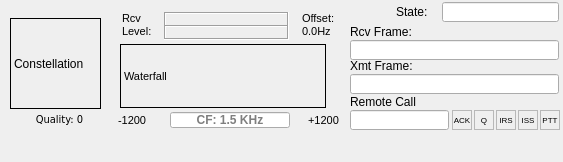
<?xml version="1.0" encoding="UTF-8"?>
<ui version="4.0">
 <class>ARDOP_GUI</class>
 <widget class="QMainWindow" name="ARDOP_GUI">
  <property name="geometry">
   <rect>
    <x>0</x>
    <y>0</y>
    <width>563</width>
    <height>162</height>
   </rect>
  </property>
  <property name="windowTitle">
   <string>ARDOP_GUI</string>
  </property>
  <widget class="QWidget" name="centralWidget">
   <widget class="QLabel" name="Constellation">
    <property name="geometry">
     <rect>
      <x>10</x>
      <y>18</y>
      <width>91</width>
      <height>91</height>
     </rect>
    </property>
    <property name="minimumSize">
     <size>
      <width>91</width>
      <height>91</height>
     </size>
    </property>
    <property name="maximumSize">
     <size>
      <width>91</width>
      <height>91</height>
     </size>
    </property>
    <property name="frameShape">
     <enum>QFrame::Box</enum>
    </property>
    <property name="text">
     <string>Constellation</string>
    </property>
   </widget>
   <widget class="QLabel" name="Waterfall">
    <property name="geometry">
     <rect>
      <x>120</x>
      <y>44</y>
      <width>206</width>
      <height>64</height>
     </rect>
    </property>
    <property name="minimumSize">
     <size>
      <width>206</width>
      <height>64</height>
     </size>
    </property>
    <property name="maximumSize">
     <size>
      <width>206</width>
      <height>64</height>
     </size>
    </property>
    <property name="font">
     <font>
      <pointsize>8</pointsize>
     </font>
    </property>
    <property name="frameShape">
     <enum>QFrame::Box</enum>
    </property>
    <property name="frameShadow">
     <enum>QFrame::Plain</enum>
    </property>
    <property name="text">
     <string>Waterfall</string>
    </property>
   </widget>
   <widget class="QLabel" name="label_3">
    <property name="geometry">
     <rect>
      <x>350</x>
      <y>24</y>
      <width>71</width>
      <height>16</height>
     </rect>
    </property>
    <property name="text">
     <string>Rcv Frame:</string>
    </property>
   </widget>
   <widget class="QLabel" name="label_2">
    <property name="geometry">
     <rect>
      <x>118</x>
      <y>112</y>
      <width>41</width>
      <height>16</height>
     </rect>
    </property>
    <property name="font">
     <font>
      <pointsize>8</pointsize>
     </font>
    </property>
    <property name="text">
     <string>-1200</string>
    </property>
   </widget>
   <widget class="QLineEdit" name="Frequency">
    <property name="geometry">
     <rect>
      <x>170</x>
      <y>112</y>
      <width>120</width>
      <height>16</height>
     </rect>
    </property>
    <property name="font">
     <font>
      <weight>75</weight>
      <bold>true</bold>
     </font>
    </property>
    <property name="alignment">
     <set>Qt::AlignCenter</set>
    </property>
    <property name="readOnly">
     <bool>true</bool>
    </property>
    <property name="placeholderText">
     <string>CF: 1.5 KHz</string>
    </property>
   </widget>
   <widget class="QLineEdit" name="State">
    <property name="geometry">
     <rect>
      <x>442</x>
      <y>2</y>
      <width>117</width>
      <height>20</height>
     </rect>
    </property>
    <property name="font">
     <font>
      <family>DejaVu Sans</family>
      <weight>75</weight>
      <bold>true</bold>
     </font>
    </property>
    <property name="autoFillBackground">
     <bool>false</bool>
    </property>
    <property name="frame">
     <bool>true</bool>
    </property>
    <property name="alignment">
     <set>Qt::AlignCenter</set>
    </property>
    <property name="readOnly">
     <bool>true</bool>
    </property>
    <property name="placeholderText">
     <string/>
    </property>
   </widget>
   <widget class="QLineEdit" name="RXFrame">
    <property name="geometry">
     <rect>
      <x>350</x>
      <y>40</y>
      <width>209</width>
      <height>20</height>
     </rect>
    </property>
    <property name="autoFillBackground">
     <bool>false</bool>
    </property>
    <property name="alignment">
     <set>Qt::AlignCenter</set>
    </property>
    <property name="readOnly">
     <bool>true</bool>
    </property>
   </widget>
   <widget class="QLineEdit" name="TXFrame">
    <property name="geometry">
     <rect>
      <x>350</x>
      <y>74</y>
      <width>209</width>
      <height>20</height>
     </rect>
    </property>
    <property name="alignment">
     <set>Qt::AlignCenter</set>
    </property>
    <property name="readOnly">
     <bool>true</bool>
    </property>
   </widget>
   <widget class="QLabel" name="label_4">
    <property name="geometry">
     <rect>
      <x>350</x>
      <y>58</y>
      <width>81</width>
      <height>16</height>
     </rect>
    </property>
    <property name="text">
     <string>Xmt Frame:</string>
    </property>
   </widget>
   <widget class="QLabel" name="label_5">
    <property name="geometry">
     <rect>
      <x>396</x>
      <y>4</y>
      <width>37</width>
      <height>16</height>
     </rect>
    </property>
    <property name="text">
     <string>State:</string>
    </property>
   </widget>
   <widget class="QLabel" name="Quality">
    <property name="geometry">
     <rect>
      <x>3</x>
      <y>110</y>
      <width>113</width>
      <height>17</height>
     </rect>
    </property>
    <property name="font">
     <font>
      <family>DejaVu Sans Condensed</family>
      <pointsize>8</pointsize>
      <weight>50</weight>
      <italic>false</italic>
      <bold>false</bold>
     </font>
    </property>
    <property name="text">
     <string>Quality: 0</string>
    </property>
    <property name="alignment">
     <set>Qt::AlignCenter</set>
    </property>
   </widget>
   <widget class="QLabel" name="label_6">
    <property name="geometry">
     <rect>
      <x>308</x>
      <y>112</y>
      <width>51</width>
      <height>16</height>
     </rect>
    </property>
    <property name="font">
     <font>
      <pointsize>8</pointsize>
     </font>
    </property>
    <property name="text">
     <string>+1200</string>
    </property>
   </widget>
   <widget class="QLabel" name="label_7">
    <property name="geometry">
     <rect>
      <x>122</x>
      <y>6</y>
      <width>33</width>
      <height>37</height>
     </rect>
    </property>
    <property name="font">
     <font>
      <pointsize>8</pointsize>
     </font>
    </property>
    <property name="text">
     <string>Rcv Level:</string>
    </property>
    <property name="textFormat">
     <enum>Qt::PlainText</enum>
    </property>
    <property name="wordWrap">
     <bool>true</bool>
    </property>
   </widget>
   <widget class="QLabel" name="RXLevel">
    <property name="geometry">
     <rect>
      <x>164</x>
      <y>12</y>
      <width>125</width>
      <height>15</height>
     </rect>
    </property>
    <property name="frameShape">
     <enum>QFrame::Box</enum>
    </property>
    <property name="frameShadow">
     <enum>QFrame::Sunken</enum>
    </property>
    <property name="text">
     <string/>
    </property>
   </widget>
   <widget class="QLabel" name="RXLevelRef">
    <property name="geometry">
     <rect>
      <x>164</x>
      <y>25</y>
      <width>125</width>
      <height>15</height>
     </rect>
    </property>
    <property name="frameShape">
     <enum>QFrame::Box</enum>
    </property>
    <property name="frameShadow">
     <enum>QFrame::Sunken</enum>
    </property>
    <property name="text">
     <string/>
    </property>
   </widget>
   <widget class="QLabel" name="PTT">
    <property name="geometry">
     <rect>
      <x>540</x>
      <y>110</y>
      <width>20</width>
      <height>20</height>
     </rect>
    </property>
    <property name="font">
     <font>
      <pointsize>6</pointsize>
      <weight>50</weight>
      <bold>false</bold>
     </font>
    </property>
    <property name="frameShape">
     <enum>QFrame::StyledPanel</enum>
    </property>
    <property name="text">
     <string>PTT</string>
    </property>
    <property name="alignment">
     <set>Qt::AlignCenter</set>
    </property>
   </widget>
   <widget class="QLabel" name="IRS">
    <property name="geometry">
     <rect>
      <x>496</x>
      <y>110</y>
      <width>20</width>
      <height>20</height>
     </rect>
    </property>
    <property name="font">
     <font>
      <pointsize>6</pointsize>
     </font>
    </property>
    <property name="frameShape">
     <enum>QFrame::StyledPanel</enum>
    </property>
    <property name="text">
     <string>IRS</string>
    </property>
    <property name="alignment">
     <set>Qt::AlignCenter</set>
    </property>
   </widget>
   <widget class="QLabel" name="ISS">
    <property name="geometry">
     <rect>
      <x>518</x>
      <y>110</y>
      <width>20</width>
      <height>20</height>
     </rect>
    </property>
    <property name="font">
     <font>
      <pointsize>6</pointsize>
     </font>
    </property>
    <property name="frameShape">
     <enum>QFrame::StyledPanel</enum>
    </property>
    <property name="text">
     <string>ISS</string>
    </property>
    <property name="alignment">
     <set>Qt::AlignCenter</set>
    </property>
   </widget>
   <widget class="QLabel" name="TRAFFIC">
    <property name="geometry">
     <rect>
      <x>474</x>
      <y>110</y>
      <width>20</width>
      <height>20</height>
     </rect>
    </property>
    <property name="font">
     <font>
      <pointsize>6</pointsize>
     </font>
    </property>
    <property name="frameShape">
     <enum>QFrame::StyledPanel</enum>
    </property>
    <property name="text">
     <string>Q</string>
    </property>
    <property name="alignment">
     <set>Qt::AlignCenter</set>
    </property>
   </widget>
   <widget class="QLabel" name="ACK">
    <property name="geometry">
     <rect>
      <x>452</x>
      <y>110</y>
      <width>20</width>
      <height>20</height>
     </rect>
    </property>
    <property name="font">
     <font>
      <pointsize>6</pointsize>
     </font>
    </property>
    <property name="frameShape">
     <enum>QFrame::StyledPanel</enum>
    </property>
    <property name="text">
     <string>ACK</string>
    </property>
    <property name="alignment">
     <set>Qt::AlignCenter</set>
    </property>
   </widget>
   <widget class="QLineEdit" name="Callsign">
    <property name="geometry">
     <rect>
      <x>350</x>
      <y>110</y>
      <width>99</width>
      <height>20</height>
     </rect>
    </property>
    <property name="font">
     <font>
      <family>DejaVu Sans</family>
      <weight>50</weight>
      <bold>false</bold>
     </font>
    </property>
    <property name="autoFillBackground">
     <bool>false</bool>
    </property>
    <property name="text">
     <string/>
    </property>
    <property name="frame">
     <bool>true</bool>
    </property>
    <property name="alignment">
     <set>Qt::AlignCenter</set>
    </property>
    <property name="readOnly">
     <bool>true</bool>
    </property>
    <property name="placeholderText">
     <string/>
    </property>
   </widget>
   <widget class="QLabel" name="label_8">
    <property name="geometry">
     <rect>
      <x>350</x>
      <y>94</y>
      <width>81</width>
      <height>16</height>
     </rect>
    </property>
    <property name="text">
     <string>Remote Call</string>
    </property>
   </widget>
   <widget class="QLabel" name="Offset">
    <property name="geometry">
     <rect>
      <x>302</x>
      <y>6</y>
      <width>37</width>
      <height>37</height>
     </rect>
    </property>
    <property name="font">
     <font>
      <pointsize>8</pointsize>
     </font>
    </property>
    <property name="text">
     <string>Offset: 0.0Hz</string>
    </property>
    <property name="textFormat">
     <enum>Qt::PlainText</enum>
    </property>
    <property name="wordWrap">
     <bool>true</bool>
    </property>
   </widget>
  </widget>
  <widget class="QMenuBar" name="menuBar">
   <property name="geometry">
    <rect>
     <x>0</x>
     <y>0</y>
     <width>563</width>
     <height>26</height>
    </rect>
   </property>
  </widget>
 </widget>
 <layoutdefault spacing="6" margin="11"/>
 <resources/>
 <connections/>
 <designerdata>
  <property name="gridDeltaX">
   <number>2</number>
  </property>
  <property name="gridDeltaY">
   <number>2</number>
  </property>
  <property name="gridSnapX">
   <bool>true</bool>
  </property>
  <property name="gridSnapY">
   <bool>true</bool>
  </property>
  <property name="gridVisible">
   <bool>true</bool>
  </property>
 </designerdata>
</ui>
